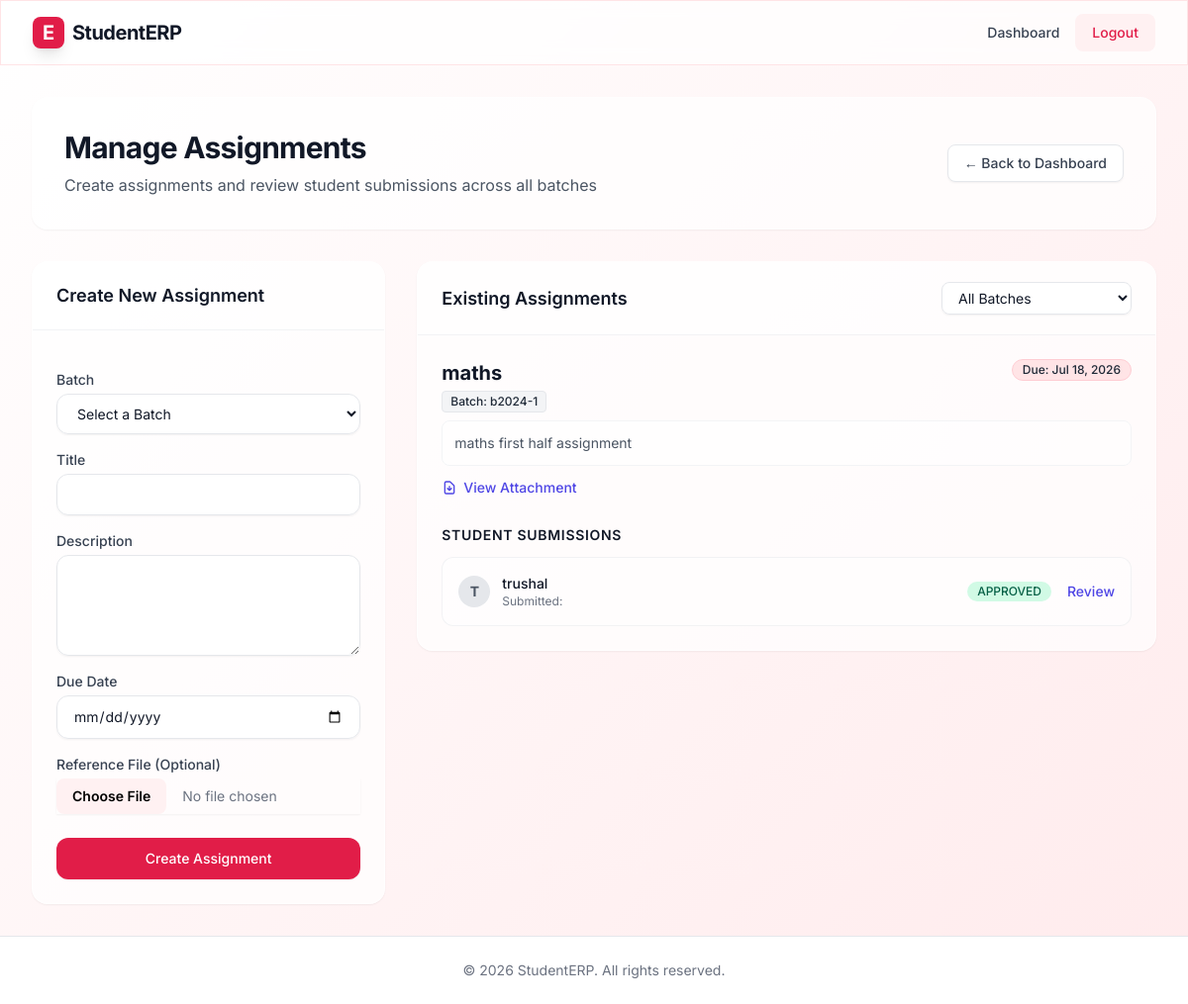
Page /faculty/assignments/ (signed in) on the committed database.
### core/models.py (models this page shows, shortened)
class Assignment(models.Model):
    batch = models.ForeignKey(Batch, on_delete=models.CASCADE)
    title = models.CharField(max_length=200)
    description = models.TextField()
    due_date = models.DateField()
    file = models.FileField(upload_to='assignments/', blank=True, null=True)

class Batch(models.Model):
    name = models.CharField(max_length=100)
    program = models.ForeignKey(Program, on_delete=models.CASCADE)
    faculty = models.ForeignKey(User, on_delete=models.CASCADE, limit_choices_to={'is_faculty': True})
    students = models.ManyToManyField(User, limit_choices_to={'is_student': True}, related_name='batches', blank=True)

class AssignmentSubmission(models.Model):
    STATUS_CHOICES = (
        ('SUBMITTED', 'Submitted'),
        ('APPROVED', 'Approved'),
        ('REJECTED', 'Rejected'),
    )
    assignment = models.ForeignKey(Assignment, on_delete=models.CASCADE, related_name='submissions')
    student = models.ForeignKey(User, on_delete=models.CASCADE, limit_choices_to={'is_student': True})
    submitted_file = models.FileField(upload_to='submissions/')
    status = models.CharField(max_length=20, choices=STATUS_CHOICES, default='SUBMITTED')
    feedback = models.TextField(blank=True, null=True)
    submitted_at = models.DateTimeField(auto_now_add=True)

class User(AbstractUser):
    is_student = models.BooleanField('student status', default=False)
    is_faculty = models.BooleanField('faculty status', default=False)
    is_administrator = models.BooleanField('administrator status', default=False)
    mobile = models.CharField(max_length=20, blank=True, null=True)
    fullname = models.CharField(max_length=255, blank=True, null=True)

### faculty/views.py (the view, shortened to what this page needs)
# urls.py: path('assignments/', views.assignment_management, name='assignment_management'),
@login_required
def assignment_management(request):
    if not request.user.is_faculty:
        return redirect('login')
    batches = Batch.objects.filter(faculty=request.user)
    selected_batch_id = request.GET.get('batch_id')
    if selected_batch_id:
        assignments = Assignment.objects.filter(batch__faculty=request.user, batch_id=selected_batch_id).order_by('-due_date')
    else:
        assignments = Assignment.objects.filter(batch__faculty=request.user).order_by('-due_date')
    context = {
        'batches': batches,
        'assignments': assignments,
        'selected_batch_id': int(selected_batch_id) if selected_batch_id and selected_batch_id.isdigit() else None
    }
    return render(request, 'faculty/assignment_management.html', context)

### faculty/templates/faculty/assignment_management.html (shortened to what this page needs)
{% extends 'core/base.html' %}
{% block content %}
<div class="max-w-7xl mx-auto px-4 sm:px-6 lg:px-8 py-8 w-full animate-fade-in">
    <div class="glass p-6 sm:p-8 rounded-2xl shadow-sm border border-white/50 mb-8 flex flex-col sm:flex-row justify-between items-start sm:items-center gap-4">
        <div>
            <div class="flex items-center gap-3">
                <h1 class="text-3xl font-bold text-gray-900 tracking-tight">Manage Assignments</h1>
            </div>
            <p class="text-gray-600 mt-2">Create assignments and review student submissions across all batches</p>
        </div>
        <a href="{% url 'faculty_dashboard' %}" class="inline-flex items-center px-4 py-2 border border-gray-200 text-sm font-medium rounded-lg text-gray-700 bg-white hover:bg-gray-50 hover:text-redlight-600 transition-colors shadow-sm">
            &larr; Back to Dashboard
        </a>
    </div>
    <div class="grid grid-cols-1 lg:grid-cols-3 gap-8">
        <div class="lg:col-span-1">
            <div class="glass rounded-2xl shadow-sm border border-white/50 overflow-hidden sticky top-24">
                <div class="px-6 py-5 border-b border-gray-200/50 bg-white/40">
                    <h2 class="text-lg font-semibold text-gray-900">Create New Assignment</h2>
                </div>
                <div class="p-6">
                    <form method="post" enctype="multipart/form-data" class="space-y-4">
                        <div>
                            <label for="batch_id" class="block text-sm font-medium text-gray-700 mb-1">Batch</label>
                            <select id="batch_id" name="batch_id" required class="block w-full px-4 py-2.5 rounded-xl border border-gray-200 bg-white/80 focus:bg-white text-gray-900 focus:ring-2 focus:ring-redlight-500 focus:border-redlight-500 transition-all sm:text-sm shadow-sm">
                                <option value="" disabled {% if not selected_batch_id %}selected{% endif %}>Select a Batch</option>
                            </select>
                        </div>
                        <div>
                            <label for="title" class="block text-sm font-medium text-gray-700 mb-1">Title</label>
                            <input type="text" id="title" name="title" required
                                class="block w-full px-4 py-2.5 rounded-xl border border-gray-200 bg-white/80 focus:bg-white text-gray-900 focus:ring-2 focus:ring-redlight-500 focus:border-redlight-500 transition-all sm:text-sm shadow-sm">
                        </div>
                        <div>
                            <label for="description" class="block text-sm font-medium text-gray-700 mb-1">Description</label>
                            <textarea id="description" name="description" rows="4" required
                                class="block w-full px-4 py-2.5 rounded-xl border border-gray-200 bg-white/80 focus:bg-white text-gray-900 focus:ring-2 focus:ring-redlight-500 focus:border-redlight-500 transition-all sm:text-sm shadow-sm"></textarea>
                        </div>
                        <div>
                            <label for="due_date" class="block text-sm font-medium text-gray-700 mb-1">Due Date</label>
                            <input type="date" id="due_date" name="due_date" required
                                class="block w-full px-4 py-2.5 rounded-xl border border-gray-200 bg-white/80 focus:bg-white text-gray-900 focus:ring-2 focus:ring-redlight-500 focus:border-redlight-500 transition-all sm:text-sm shadow-sm">
                        </div>
                        <div>
                            <label for="file" class="block text-sm font-medium text-gray-700 mb-1">Reference File (Optional)</label>
                            <input type="file" id="file" name="file"
                                class="block w-full text-sm text-gray-500 file:mr-4 file:py-2 file:px-4 file:rounded-lg file:border-0 file:text-sm file:font-semibold file:bg-redlight-50 file:text-redlight-700 hover:file:bg-redlight-100 transition-colors shadow-sm">
                        </div>
                        <div class="pt-2">
                            <button type="submit" class="w-full flex justify-center py-2.5 px-4 border border-transparent rounded-xl shadow-sm text-sm font-medium text-white bg-redlight-600 hover:bg-redlight-500 focus:outline-none focus:ring-2 focus:ring-offset-2 focus:ring-redlight-500 transition-all transform hover:-translate-y-0.5">
                                Create Assignment
                            </button>
                        </div>
                    </form>
                </div>
            </div>
        </div>
        <div class="lg:col-span-2">
            <div class="glass rounded-2xl shadow-sm border border-white/50 overflow-hidden">
                <div class="px-6 py-5 border-b border-gray-200/50 bg-white/40 flex justify-between items-center">
                    <h2 class="text-lg font-semibold text-gray-900">Existing Assignments</h2>
                    <form method="get" class="flex items-center gap-2">
                        <select name="batch_id" onchange="this.form.submit()" class="block w-48 px-3 py-1.5 rounded-lg border border-gray-200 bg-white/80 focus:bg-white text-sm text-gray-900 focus:ring-2 focus:ring-indigo-500 focus:border-indigo-500 transition-all shadow-sm">
                            <option value="">All Batches</option>
                        </select>
                    </form>
                </div>
                <div class="p-0">
                    {% if assignments %}
                    <ul class="divide-y divide-gray-200/50">
                        {% for assignment in assignments %}
                        <li class="p-6">
                            <div class="mb-4">
                                <div class="flex justify-between items-start">
                                    <div>
                                        <h3 class="text-xl font-bold text-gray-900">{{ assignment.title }}</h3>
                                        <span class="inline-flex items-center px-2 py-0.5 rounded text-xs font-medium bg-gray-100 text-gray-800 mt-1 border border-gray-200">
                                            Batch: {{ assignment.batch.name }}
                                        </span>
                                    </div>
                                    <span class="inline-flex items-center px-2.5 py-0.5 rounded-full text-xs font-medium bg-redlight-100 text-redlight-800 border border-redlight-200">
                                        Due: {{ assignment.due_date|date:"M d, Y" }}
                                    </span>
                                </div>
                                <p class="text-sm text-gray-600 mt-2 bg-white/50 p-3 rounded-lg border border-gray-100">{{ assignment.description }}</p>
                                {% if assignment.file %}
                                <div class="mt-3">
                                    <a href="{{ assignment.file.url }}" target="_blank" class="inline-flex items-center text-sm font-medium text-indigo-600 hover:text-indigo-500 transition-colors">
                                        <svg class="w-4 h-4 mr-1.5" fill="none" stroke="currentColor" viewBox="0 0 24 24"><path stroke-linecap="round" stroke-linejoin="round" stroke-width="2" d="M12 10v6m0 0l-3-3m3 3l3-3m2 8H7a2 2 0 01-2-2V5a2 2 0 012-2h5.586a1 1 0 01.707.293l5.414 5.414a1 1 0 01.293.707V19a2 2 0 01-2 2z"></path></svg>
                                        View Attachment
                                    </a>
                                </div>
                                {% endif %}
                            </div>
                            <div class="mt-6">
                                <h4 class="text-sm font-semibold text-gray-900 mb-3 uppercase tracking-wider">Student Submissions</h4>
                                {% if assignment.submissions.all %}
                                <div class="bg-white/40 rounded-xl border border-gray-200/50 overflow-hidden">
                                    <ul class="divide-y divide-gray-200/50">
                                        {% for submission in assignment.submissions.all %}
                                        <li class="p-4 flex items-center justify-between hover:bg-white/60 transition-colors">
                                            <div class="flex items-center gap-3">
                                                <div class="h-8 w-8 rounded-full bg-gray-200 flex items-center justify-center text-sm font-bold text-gray-600">
                                                    {{ submission.student.fullname|first|upper }}
                                                </div>
                                                <div>
                                                    <p class="text-sm font-medium text-gray-900">{{ submission.student.fullname }}</p>
                                                    <p class="text-xs text-gray-500">Submitted: {{ submission.submission_date|date:"M d, g:i a" }}</p>
                                                </div>
                                            </div>
                                            <div class="flex items-center gap-4">
                                                <span class="inline-flex items-center px-2.5 py-0.5 rounded-full text-xs font-medium
                                                    {% if submission.status == 'APPROVED' %}bg-emerald-100 text-emerald-800
                                                    {% elif submission.status == 'REJECTED' %}bg-red-100 text-red-800
                                                    {% else %}bg-yellow-100 text-yellow-800{% endif %}">
                                                    {{ submission.status }}
                                                </span>
                                                <a href="{% url 'review_submission' submission.id %}" class="text-indigo-600 hover:text-indigo-900 text-sm font-medium hover:underline">
                                                    Review
                                                </a>
                                            </div>
                                        </li>
                                        {% endfor %}
                                    </ul>
                                </div>
                                {% else %}
                                <p class="text-sm text-gray-500 italic">No submissions yet.</p>
                                {% endif %}
                            </div>
                        </li>
                        {% endfor %}
                    </ul>
                    {% endif %}
                </div>
            </div>
        </div>
    </div>
</div>
{% endblock %}

### core/templates/core/base.html (style rules this page uses)
.animated-bg { background: linear-gradient(-45deg, #ffffff, #fff1f2, #ffe4e6, #ffffff); background-size: 400% 400%; }
.glass { background: rgba(255, 255, 255, 0.7); backdrop-filter: blur(10px); -webkit-backdrop-filter: blur(10px); border: 1px solid rgba(255, 255, 255, 0.18); }

### rows in the picture
Assignment: title "maths", batch.name "b2024-1", due_date "Jul 18, 2026", description "maths first half assignment"
AssignmentSubmission: student.fullname|first "T", student.fullname "trushal", status "APPROVED"
